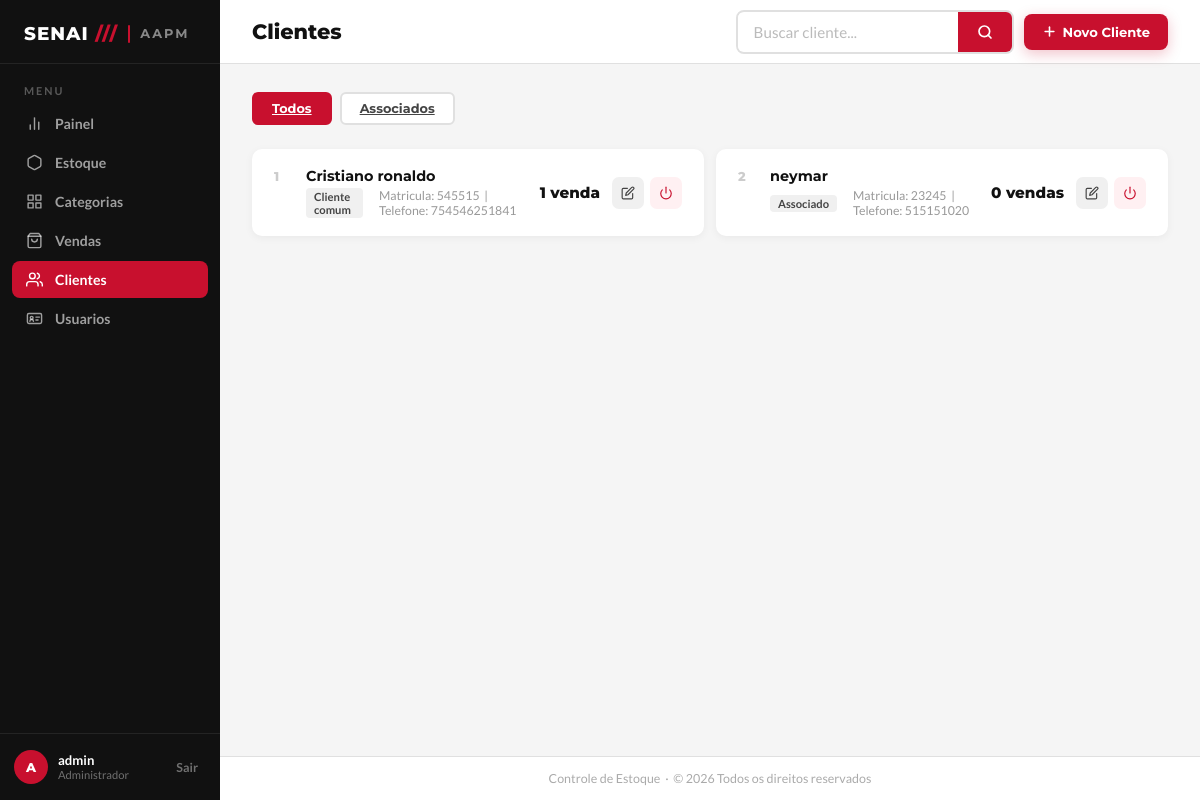
Page /clientes/ (signed in) on the earlier database version.
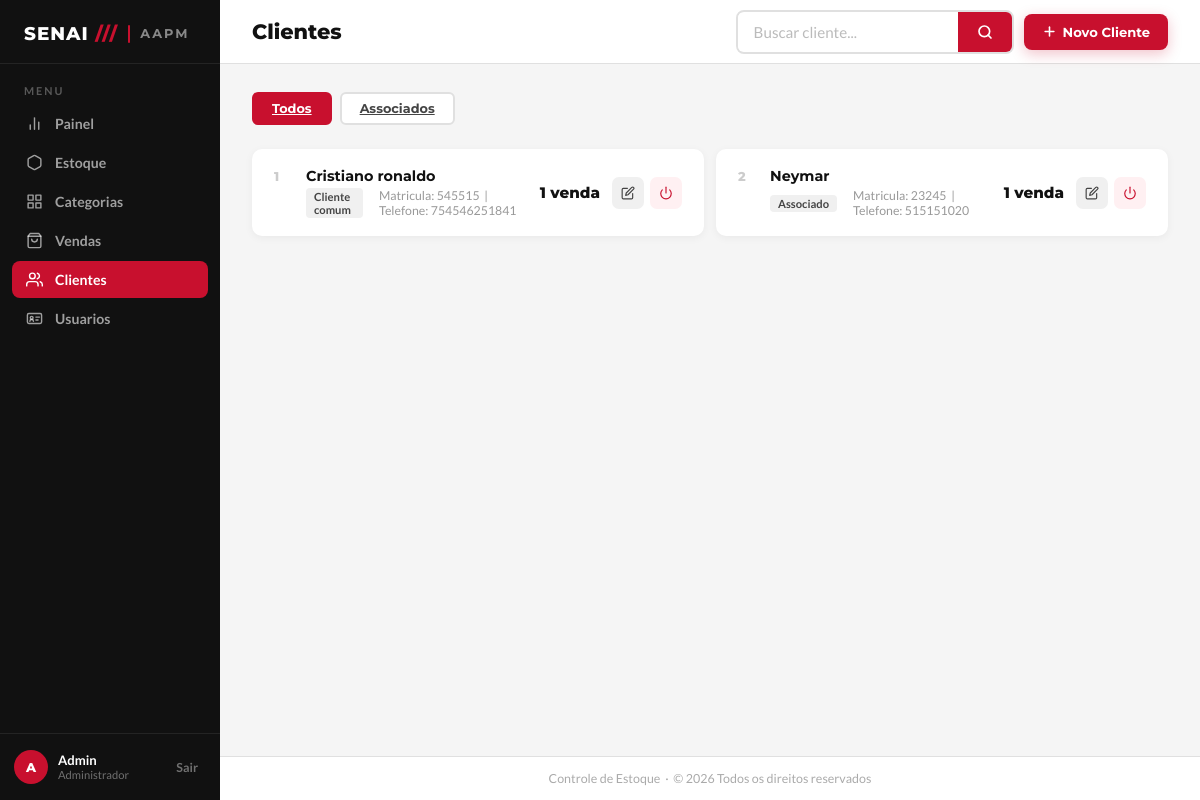
Same page on the later database version.
### app/models/cliente.py (models this page shows, shortened)
class Cliente(Base):
    __tablename__ = "clientes"
    id         = Column(Integer, primary_key=True, index=True)
    nome       = Column(String(150), nullable=False, index=True)
    matricula  = Column(String(50), nullable=True, unique=True)
    telefone   = Column(String(20), nullable=True)
    is_associado = Column(Boolean, default=False, nullable=False)
    ativo      = Column(Boolean, default=True)
    criado_em  = Column(DateTime, server_default=func.now())
    vendas = relationship("Venda", back_populates="cliente")

### app/controllers/cliente_controller.py (the view)
@router.get("/")
def listar_clientes(
    request: Request,
    busca: str = "",
    apenas_associados: bool = False,
    db: Session = Depends(get_db),
    admin = Depends(get_admin)
):
    query = db.query(Cliente)
    if busca:
        query = query.filter(
            Cliente.nome.ilike(f"%{busca}%") |
            Cliente.matricula.ilike(f"%{busca}%")
        )
    if apenas_associados:
        query = query.filter(Cliente.is_associado == True)
    clientes = query.order_by(Cliente.nome).all()
    total_associados = db.query(Cliente).filter(
        Cliente.is_associado == True,
        Cliente.ativo == True
    ).count()
    return templates.TemplateResponse(
        request,
        "clientes/index.html",
        {
            "request":           request,
            "usuario":           admin,
            "clientes":          clientes,
            "busca":             busca,
            "apenas_associados": apenas_associados,
            "total_associados":  total_associados,
        }
    )

### app/templates/clientes/index.html (shortened to what the changed rows need)
<!DOCTYPE html>
<html lang="pt-BR">
<head>
  <link rel="stylesheet" href="/static/css/clientes.css">
</head>
<body>
  <aside class="barra-lateral" id="barraLateral">
    <div class="barra-rodape">
      <div class="barra-usuario">
        <div class="info-usuario">
          <strong>{{ usuario.nome if usuario else 'Usuario' }}</strong>
          <small>Administrador</small>
        </div>
      </div>
    </div>
  </aside>
  <div class="conteudo-principal">
    <header class="cabecalho-pagina">
      <h1>Clientes</h1>
    </header>
    <main class="area-conteudo">
      <div class="grade-produtos" id="gradeClientes">
        {% for c in clientes %}
        <div class="cartao-produto">
          <div class="produto-info">
            <div class="produto-numero">{{ loop.index }}</div>
            <div class="produto-detalhes">
              <h3>{{ c.nome }}</h3>
              <div class="produto-meta">
                <span>
                  {% if c.is_associado %}
                  <span class="tag-categoria">Associado</span>
                  {% else %}
                  <span class="tag-categoria">Cliente comum</span>
                  {% endif %}
                </span>
                <span>
                  Matricula: {{ c.matricula if c.matricula else 'Nao informada' }}
                  &nbsp;|&nbsp;
                  Telefone: {{ c.telefone if c.telefone else 'Nao informado' }}
                </span>
              </div>
            </div>
          </div>
          <div class="produto-direita">
            <div class="produto-preco">
              {{ c.vendas|length }} venda{{ 's' if c.vendas|length != 1 else '' }}
            </div>
            <div class="acoes-produto">
              <button
                class="btn-acao btn-editar"
                type="button"
                title="Editar"
                onclick='abrirModalEditar(
                  {{ c.id|tojson }},
                  {{ c.nome|tojson }},
                  {{ (c.matricula or "")|tojson }},
                  {{ (c.telefone or "")|tojson }},
                  {{ c.is_associado|tojson }}
                )'
              >
                <svg viewBox="0 0 24 24">
                  <path d="M11 4H4a2 2 0 0 0-2 2v14a2 2 0 0 0 2 2h14a2 2 0 0 0 2-2v-7" />
                  <path d="M18.5 2.5a2.121 2.121 0 0 1 3 3L12 15l-4 1 1-4 9.5-9.5z" />
                </svg>
              </button>
              <form action="/clientes/{{ c.id }}/toggle-ativo" method="post">
                <button class="btn-acao btn-excluir" type="submit" title="{{ 'Desativar' if c.ativo else 'Ativar' }}">
                  {% if c.ativo %}
                  <svg viewBox="0 0 24 24">
                    <path d="M18.36 6.64a9 9 0 1 1-12.73 0" />
                    <line x1="12" y1="2" x2="12" y2="12" />
                  </svg>
                  {% else %}
                  <svg viewBox="0 0 24 24">
                    <polyline points="20 6 9 17 4 12" />
                  </svg>
                  {% endif %}
                </button>
              </form>
            </div>
          </div>
        </div>
        {% endfor %}
      </div>
    </main>
  </div>
</body>
</html>

Differences in the rows shown:
changed Cliente: nome "neymar" → "Neymar"; vendas|length "0" → "1"; vendas "s" → (not shown)
Other differences:
{{ usuario.nome if usuario else 'Usuario' }}: "admin" → "Admin"
